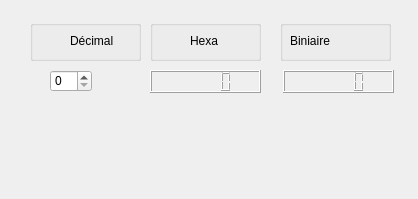
<?xml version="1.0" encoding="UTF-8"?>
<ui version="4.0">
 <class>Converter</class>
 <widget class="QWidget" name="Converter">
  <property name="geometry">
   <rect>
    <x>0</x>
    <y>0</y>
    <width>418</width>
    <height>199</height>
   </rect>
  </property>
  <property name="windowTitle">
   <string>Form</string>
  </property>
  <widget class="QGroupBox" name="groupBox_2">
   <property name="geometry">
    <rect>
     <x>150</x>
     <y>20</y>
     <width>111</width>
     <height>41</height>
    </rect>
   </property>
   <property name="title">
    <string/>
   </property>
   <widget class="QLabel" name="label_2">
    <property name="geometry">
     <rect>
      <x>40</x>
      <y>10</y>
      <width>51</width>
      <height>21</height>
     </rect>
    </property>
    <property name="text">
     <string>Hexa</string>
    </property>
   </widget>
  </widget>
  <widget class="QGroupBox" name="groupBox_3">
   <property name="geometry">
    <rect>
     <x>280</x>
     <y>20</y>
     <width>111</width>
     <height>41</height>
    </rect>
   </property>
   <property name="title">
    <string/>
   </property>
   <widget class="QLabel" name="label_3">
    <property name="geometry">
     <rect>
      <x>10</x>
      <y>10</y>
      <width>51</width>
      <height>21</height>
     </rect>
    </property>
    <property name="text">
     <string>Biniaire</string>
    </property>
   </widget>
  </widget>
  <widget class="QGroupBox" name="groupBox_4">
   <property name="geometry">
    <rect>
     <x>30</x>
     <y>20</y>
     <width>111</width>
     <height>41</height>
    </rect>
   </property>
   <property name="title">
    <string/>
   </property>
   <widget class="QLabel" name="label_4">
    <property name="geometry">
     <rect>
      <x>40</x>
      <y>10</y>
      <width>51</width>
      <height>21</height>
     </rect>
    </property>
    <property name="text">
     <string>Décimal</string>
    </property>
   </widget>
  </widget>
  <widget class="QSpinBox" name="spinBox">
   <property name="geometry">
    <rect>
     <x>50</x>
     <y>70</y>
     <width>42</width>
     <height>22</height>
    </rect>
   </property>
  </widget>
  <widget class="QLCDNumber" name="lcdNumber">
   <property name="geometry">
    <rect>
     <x>150</x>
     <y>70</y>
     <width>111</width>
     <height>23</height>
    </rect>
   </property>
  </widget>
  <widget class="QLCDNumber" name="lcdNumber_2">
   <property name="geometry">
    <rect>
     <x>283</x>
     <y>70</y>
     <width>111</width>
     <height>23</height>
    </rect>
   </property>
  </widget>
 </widget>
 <resources/>
 <connections>
  <connection>
   <sender>spinBox</sender>
   <signal>valueChanged(int)</signal>
   <receiver>lcdNumber_2</receiver>
   <slot>display(int)</slot>
   <hints>
    <hint type="sourcelabel">
     <x>70</x>
     <y>75</y>
    </hint>
    <hint type="destinationlabel">
     <x>354</x>
     <y>86</y>
    </hint>
   </hints>
  </connection>
  <connection>
   <sender>spinBox</sender>
   <signal>valueChanged(int)</signal>
   <receiver>lcdNumber_2</receiver>
   <slot>setBinMode()</slot>
   <hints>
    <hint type="sourcelabel">
     <x>75</x>
     <y>72</y>
    </hint>
    <hint type="destinationlabel">
     <x>321</x>
     <y>83</y>
    </hint>
   </hints>
  </connection>
  <connection>
   <sender>spinBox</sender>
   <signal>valueChanged(int)</signal>
   <receiver>lcdNumber</receiver>
   <slot>display(int)</slot>
   <hints>
    <hint type="sourcelabel">
     <x>61</x>
     <y>75</y>
    </hint>
    <hint type="destinationlabel">
     <x>199</x>
     <y>84</y>
    </hint>
   </hints>
  </connection>
  <connection>
   <sender>spinBox</sender>
   <signal>valueChanged(int)</signal>
   <receiver>lcdNumber</receiver>
   <slot>setHexMode()</slot>
   <hints>
    <hint type="sourcelabel">
     <x>66</x>
     <y>74</y>
    </hint>
    <hint type="destinationlabel">
     <x>184</x>
     <y>85</y>
    </hint>
   </hints>
  </connection>
 </connections>
</ui>
